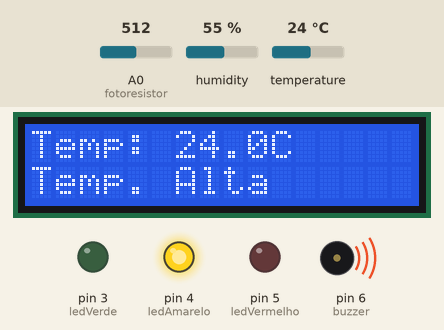
Bench run of a sketch on a simulated Arduino Uno, built with avr-gcc and run on an emulated ATmega328P. On the bench: 16×2 character LCD, output pins drawn as LEDs (lit = HIGH), buzzer (waves = sounding). Inputs (shaded band) come from the test bench; at power-on: A0 (fotoresistor) = 512, humidity 55 %, temperature 24 °C. Pins used as bus, display or sensor lines are not drawn.

Above: at 6.2 s.
At 12.5 s:
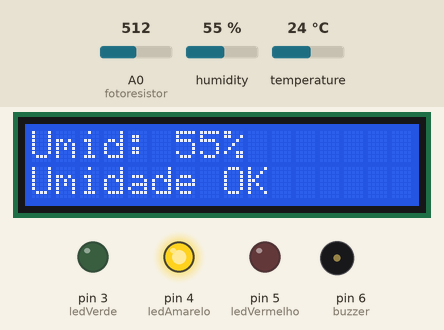
12.6 s: A0 (fotoresistor) set to 321
At 18.0 s:
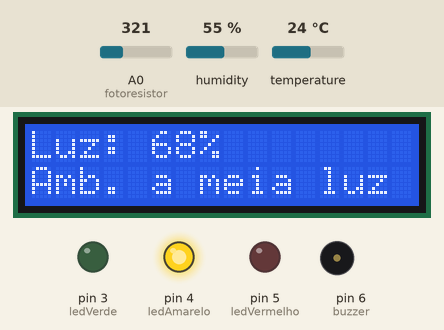
18.3 s: A0 (fotoresistor) set to 290
At 34.1 s:
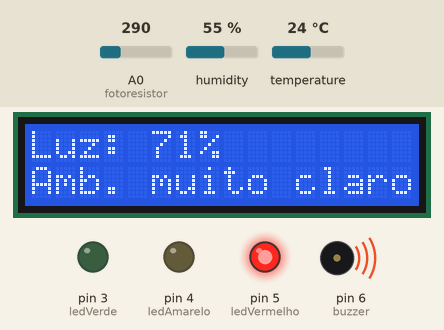
Timing chart, 0 to 50.9 s (numbered marks = the images above; inputs shaded):
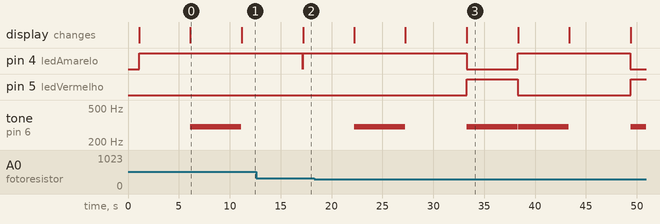

Measured:
- the behaviour switches between 307 and 306 on A0 (fotoresistor) (found by bisection; images 2 and 3)
- after the input at 12.6 s, the display: changes after 4.6 s (image 2)
- after the input at 18.3 s, pin 5 (ledVermelho): LOW → HIGH after 15.0 s, → LOW 5.0 s later, → HIGH 11.1 s later; the display: first differs from a run without the input after 15.0 s (image 3)
- what the display in image 0 shows lasts 5.1 s, from 6.1 s to 11.2 s

The sketch:

cp2-edge-codigo.ino
```cpp
#include <Adafruit_Sensor.h>
#include <DHT.h>
#include <DHT_U.h>
#include <Wire.h>
#include <LiquidCrystal_I2C.h>

//#define DHTTYPE    DHT11
#define DHTTYPE    DHT22
#define DHTPIN 2
DHT_Unified dht(DHTPIN, DHTTYPE);
uint32_t delayMS;


#define col 16
#define lin  2
#define ende 0x27
LiquidCrystal_I2C lcd(ende, col, lin);


const int fotoresistor = A0;
const int ledVerde = 3;
const int ledAmarelo = 4;
const int ledVermelho = 5;
const int buzzer = 6;

void setup() {
  Serial.begin(9600);
  dht.begin();
  lcd.init();
  lcd.backlight();

  pinMode(ledVerde, OUTPUT);
  pinMode(ledAmarelo, OUTPUT);
  pinMode(ledVermelho, OUTPUT);
  pinMode(buzzer, OUTPUT);
}

void loop() {

  float somaTemp = 0, somaUmidade = 0, somaLuz = 0;

  for (int i = 0; i < 5; i++) {
    sensors_event_t tempEvent, humEvent;
    dht.temperature().getEvent(&tempEvent);
    dht.humidity().getEvent(&humEvent);

    float temp = !isnan(tempEvent.temperature) ? tempEvent.temperature : 0;
    float hum = !isnan(humEvent.relative_humidity) ? humEvent.relative_humidity : 0;
    float luz = analogRead(fotoresistor);

    somaTemp += temp;
    somaUmidade += hum;
    somaLuz += map(luz, 1023, 0, 0, 100);

    delay(200);
  }

  float tempMed = somaTemp / 5.0;
  float umiMed = somaUmidade / 5.0;
  float luzMed = somaLuz / 5.0;

  // Reset
  digitalWrite(ledVerde, LOW);
  digitalWrite(ledAmarelo, LOW);
  digitalWrite(ledVermelho, LOW);
  digitalWrite(buzzer, LOW);

  // --- LUMINOSIDADE ---
  noTone(buzzer);
  lcd.clear();
  lcd.setCursor(0, 0);
  lcd.print("Luz: ");
  lcd.print((int)luzMed);
  lcd.print("%");

  lcd.setCursor(0, 1);
  if (luzMed < 30) {
    digitalWrite(ledVerde, HIGH);
    digitalWrite(ledAmarelo, LOW);
    digitalWrite(ledVermelho, LOW);
    digitalWrite(buzzer, LOW);
    lcd.print("Amb. Escuro");
  } else if (luzMed >= 30 && luzMed < 70) {
    digitalWrite(ledVerde, LOW);
    digitalWrite(ledAmarelo, HIGH);
    digitalWrite(ledVermelho, LOW);
    digitalWrite(buzzer, LOW);
    lcd.print("Amb. a meia luz");
  } else {
    digitalWrite(ledVerde, LOW);
    digitalWrite(ledAmarelo, LOW);
    digitalWrite(ledVermelho, HIGH);
    digitalWrite(buzzer, HIGH);
    lcd.print("Amb. muito claro");
    tone(buzzer, 300);

  }

  delay(5000);

  // --- TEMPERATURA ---
  noTone(buzzer);
  lcd.clear();
  lcd.setCursor(0, 0);
  lcd.print("Temp: ");
  lcd.print(tempMed, 1);
  lcd.print("C");

  lcd.setCursor(0, 1);
  if (tempMed >= 10 && tempMed <= 15) {
    lcd.print("Temperatura OK");
  } else if (tempMed < 10) {
    digitalWrite(ledVerde, LOW);
    digitalWrite(ledAmarelo, HIGH);
    digitalWrite(ledVermelho, LOW);
    digitalWrite(buzzer, HIGH);
    lcd.print("Temp. Baixa");
    tone(buzzer, 300);
  } else {
    digitalWrite(ledVerde, LOW);
    digitalWrite(ledAmarelo, HIGH);
    digitalWrite(ledVermelho, LOW);
    digitalWrite(buzzer, HIGH);
    lcd.print("Temp. Alta");
    tone(buzzer, 300);
  }

  delay(5000);

  // --- UMIDADE ---
  noTone(buzzer);
  lcd.clear();
  lcd.setCursor(0, 0);
  lcd.print("Umid: ");
  lcd.print(umiMed, 0);
  lcd.print("%");

  lcd.setCursor(0, 1);
  if (umiMed >= 50 && umiMed <= 70) {
    lcd.print("Umidade OK");
  } else if (umiMed < 50) {
    digitalWrite(ledVerde, LOW);
    digitalWrite(ledAmarelo, LOW);
    digitalWrite(ledVermelho, HIGH);
    digitalWrite(buzzer, HIGH);
    lcd.print("Umidade. Baixa");
    tone(buzzer, 300);
  } else {
    digitalWrite(ledVerde, LOW);
    digitalWrite(ledAmarelo, LOW);
    digitalWrite(ledVermelho, HIGH);
    digitalWrite(buzzer, HIGH);
    lcd.print("Umidade. Alta");
    tone(buzzer, 300);
  }

  delay(5000);
}
```
